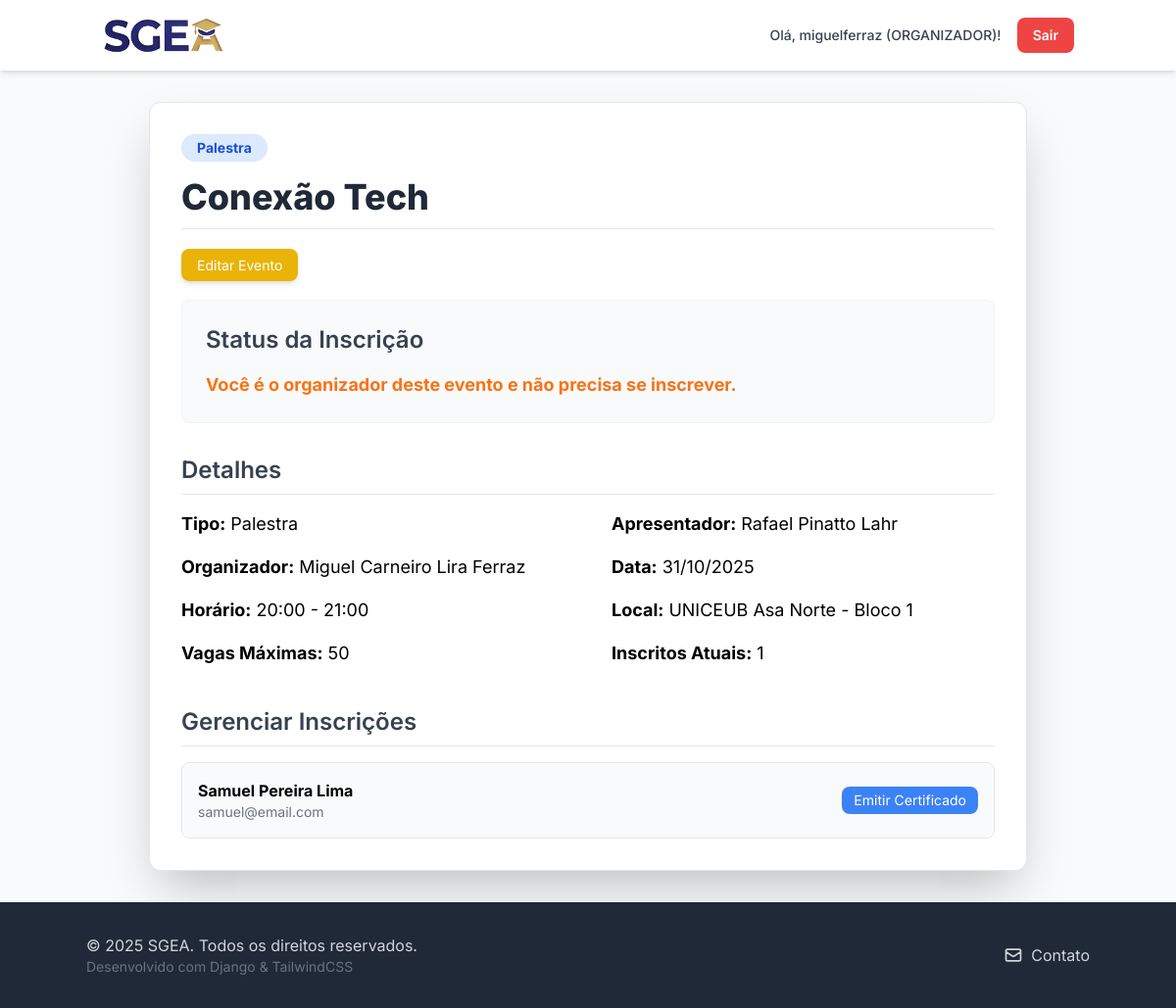
The page /eventos/1/ (signed in) on the database its author committed.
### users/models.py (models this page shows, shortened)
class Usuario(AbstractUser):
    telefone = models.CharField(max_length=15, verbose_name='Telefone', blank=True, null=True)
    instituicao_ensino = models.CharField(
        max_length=100,
        verbose_name='Instituição de Ensino',
        blank=True,
        null=True
    )
    PERFIL_CHOICES = (
        ('ALUNO', 'Aluno'),
        ('PROFESSOR', 'Professor'),
        ('ORGANIZADOR', 'Organizador'),
    )
    perfil = models.CharField(
        max_length=15,
        choices=PERFIL_CHOICES,
        default='ALUNO',
        verbose_name='Perfil'
    )
    data_registro = models.DateTimeField(auto_now_add=True)
    class Meta:
        verbose_name = 'Usuário'
        verbose_name_plural = 'Usuários'

### events/models.py (models this page shows, shortened)
class Evento(models.Model):
    TIPO_CHOICES = (
        ('SEMINARIO', 'Seminário'),
        ('PALESTRA', 'Palestra'),
        ('MINICURSO', 'Minicurso'),
        ('SEMANA', 'Semana Acadêmica'),
    )
    nome_evento = models.CharField(max_length=255)
    apresentador = models.CharField(max_length=255)
    tipo_evento = models.CharField(max_length=50, choices=TIPO_CHOICES)
    data = models.DateField()
    horario_inicio = models.TimeField()
    horario_fim = models.TimeField()
    local = models.CharField(max_length=255)
    qtd_participantes = models.IntegerField(default=0)
    organizador_responsavel = models.ForeignKey(
        Usuario,
        on_delete=models.CASCADE,
        limit_choices_to={'perfil': 'ORGANIZADOR'}
    )

class Inscricao(models.Model):
    usuario = models.ForeignKey(Usuario, on_delete=models.CASCADE)
    evento = models.ForeignKey(Evento, on_delete=models.CASCADE)
    data_inscricao = models.DateTimeField(auto_now_add=True)
    certificado_emitido = models.BooleanField(default=False)
    class Meta:
        unique_together = ('usuario', 'evento')

### events/views.py (the view)
# urls.py: path('<int:pk>/', views.EventDetailView.as_view(), name='event_detail'),
class EventDetailView(LoginRequiredMixin, DetailView):
    model = Evento
    template_name = 'events/event_detail.html'
    context_object_name = 'object'
    def get_context_data(self, **kwargs):
        context = super().get_context_data(**kwargs)
        evento = self.get_object()
        user = self.request.user
        inscritos_atuais = Inscricao.objects.filter(evento=evento).count()
        vagas_disponiveis = evento.qtd_participantes - inscritos_atuais
        context['inscritos_atuais'] = inscritos_atuais
        context['vagas_disponiveis'] = max(0, vagas_disponiveis)
        context['is_inscrito'] = False
        context['is_certificado_emitido'] = False
        if user.is_authenticated:
            inscricao = Inscricao.objects.filter(usuario=user, evento=evento).first()
            context['inscricao'] = inscricao
            if inscricao:
                context['is_inscrito'] = True
                context['is_certificado_emitido'] = inscricao.certificado_emitido
        return context

### events/templates/events/event_detail.html (shortened to what this page needs)
{% load static %}
<!DOCTYPE html>
<html lang="pt-br">
<head>
    <script src="https://cdn.tailwindcss.com"></script>
    <link rel="stylesheet" href="{% static 'css/base.css' %}">
</head>
<body>
    {% include 'inicio/partials/header.html' %}
    <main class="container mx-auto p-4 sm:p-6 md:p-8">
        <div class="max-w-4xl mx-auto bg-white p-8 rounded-xl shadow-2xl border border-gray-200">
            <span class="inline-block px-4 py-1 text-sm font-bold rounded-full bg-blue-100 text-blue-700 mb-4">{{ object.get_tipo_evento_display }}</span>
            <h2 class="text-4xl font-extrabold text-gray-800 mb-6 border-b pb-3">{{ object.nome_evento }}</h2>
            {% if user.is_authenticated and user == object.organizador_responsavel %}
                <div class="mb-6"><a href="{% url 'events:event_update' pk=object.pk %}" class="bg-yellow-500 hover:bg-yellow-600 text-white px-4 py-2 rounded-lg text-sm shadow-md transition duration-200">Editar Evento</a></div>
            {% endif %}
            <div class="bg-gray-50 p-6 rounded-lg mb-8 border border-gray-100">
                <h3 class="text-2xl font-semibold text-gray-700 mb-4">Status da Inscrição</h3>
                {% if user.is_authenticated %}
                    {% if is_inscrito %}
                        <p class="text-green-600 font-bold text-lg flex items-center"><svg xmlns="http://www.w3.org/2000/svg" class="h-6 w-6 mr-2" fill="none" viewBox="0 0 24 24" stroke="currentColor" stroke-width="2"><path stroke-linecap="round" stroke-linejoin="round" d="M9 12l2 2 4-4m6 2a9 9 0 11-18 0 9 9 0 0118 0z" /></svg>Você já está inscrito neste evento!</p>
                        {% if is_certificado_emitido %}
                            <p class="mt-2">
                                <a href="{% url 'events:generate_certificate' inscricao_id=inscricao.id %}" target="_blank" class="text-indigo-600 font-medium hover:text-indigo-500">✅ Baixar Certificado</a>
                            </p>
                        {% endif %}
                    {% elif vagas_disponiveis == 0 %}
                        <p class="text-red-600 font-bold text-lg">Evento Lotado!</p>
                    {% elif user == object.organizador_responsavel %}
                        <p class="text-orange-500 font-bold text-lg">Você é o organizador deste evento e não precisa se inscrever.</p>
                    {% elif user.get_full_name == object.apresentador %}
                        <p class="text-blue-500 font-bold text-lg">Você é o apresentador deste evento.</p>
                    {% endif %}
                {% else %}
                     <p class="text-gray-600 text-lg">Faça <a href="{% url 'login' %}" class="text-indigo-600 font-medium hover:text-indigo-500">Login</a> para se inscrever neste evento.</p>
                {% endif %}
            </div>
            <h3 class="text-2xl font-semibold text-gray-700 mb-4 border-b pb-2">Detalhes</h3>
            <div class="grid grid-cols-1 md:grid-cols-2 gap-x-12 gap-y-4 text-lg">
                <p><strong>Tipo:</strong> {{ object.get_tipo_evento_display }}</p>
                <p><strong>Apresentador:</strong> {{ object.apresentador }}</p>
                <p><strong>Organizador:</strong> {{ object.organizador_responsavel.get_full_name|default:object.organizador_responsavel.username }}</p>
                <p><strong>Data:</strong> {{ object.data|date:"d/m/Y" }}</p>
                <p><strong>Horário:</strong> {{ object.horario_inicio|time:"H:i" }} - {{ object.horario_fim|time:"H:i" }}</p>
                <p><strong>Local:</strong> {{ object.local }}</p>
                <p><strong>Vagas Máximas:</strong> {{ object.qtd_participantes }}</p>
                <p><strong>Inscritos Atuais:</strong> {{ inscritos_atuais }}</p>
            </div>
            {% if user.is_authenticated and user == object.organizador_responsavel %}
                <div class="mt-10">
                    <h3 class="text-2xl font-semibold text-gray-700 mb-4 border-b pb-2">Gerenciar Inscrições</h3>
                    {% if object.inscricao_set.all %}
                        <ul class="space-y-3">
                            {% for inscricao in object.inscricao_set.all %}
                                <li class="p-4 bg-gray-50 rounded-lg flex justify-between items-center border">
                                    <div>
                                        <p class="font-bold">{{ inscricao.usuario.get_full_name|default:inscricao.usuario.username }}</p>
                                        <p class="text-sm text-gray-500">{{ inscricao.usuario.email }}</p>
                                    </div>
                                    <div>
                                        {% if inscricao.certificado_emitido %}
                                            <span class="text-green-600 font-bold">✓ Certificado Emitido</span>
                                        {% else %}
                                            <form method="post" action="{% url 'events:emitir_certificado' inscricao_id=inscricao.id %}">
                                                <button type="submit" class="bg-blue-500 hover:bg-blue-600 text-white px-3 py-1 rounded-lg text-sm">Emitir Certificado</button>
                                            </form>
                                        {% endif %}
                                    </div>
                                </li>
                            {% endfor %}
                        </ul>
                    {% else %}
                        <p class="text-gray-500">Ainda não há inscritos neste evento.</p>
                    {% endif %}
                </div>
            {% endif %}
        </div>
    </main>
    {% include 'inicio/partials/footer.html' %}
</body>
</html>

### inicio/templates/inicio/partials/header.html (shortened to what this page needs)
{% load static %}
<nav class="bg-white shadow-md sticky top-0 z-10">
    <div class="container mx-auto flex justify-between items-center p-4 flex-wrap">
        <a href="{% url 'inicio:home' %}">
            <img src="{% static 'images/logocortada.png' %}" alt="SGEA Logo" class="h-10 w-auto">
        </a>
        <div id="menu" class="hidden md:flex md:items-center md:space-x-4 w-full md:w-auto mt-4 md:mt-0">
            {% if user.is_authenticated %}
                <span class="block md:inline-block text-gray-700 text-sm font-medium py-2">Olá, {{ user.username }} ({{ user.perfil }})!</span>
                <form class="inline-block w-full md:w-auto mt-2 md:mt-0" method="post" action="{% url 'logout' %}">
                    <button type="submit" class="w-full text-center bg-red-500 hover:bg-red-600 text-white px-4 py-2 rounded-lg text-sm font-semibold transition duration-200">Sair</button>
                </form>
            {% endif %}
        </div>
    </div>
</nav>

### sgea_core/static/css/base.css (style rules this page uses)
:root { --sgea-blue: #1E2A78; --sgea-gold: #E4B74C; --sgea-light-gray: #f8fafc; }
html { height: 100%; }
body { display: flex; flex-direction: column; min-height: 100%; font-family: 'Inter', sans-serif; margin: 0; padding: 0; box-sizing: border-box; -webkit-font-smoothing: antialiased; background-color: var(--sgea-light-gray); }
main { flex-grow: 1; }
h1, h2, h3, .text-primary { color: var(--sgea-blue); }
a { color: var(--sgea-blue); transition: color 0.2s; }

### rows shown on the page
Usuario: username "miguelferraz", perfil "ORGANIZADOR"
Evento: tipo_evento "Palestra", nome_evento "Conexão Tech", apresentador "Rafael Pinatto Lahr", organizador_responsavel.get_full_name "Miguel Carneiro Lira Ferraz", data "31/10/2025", horario_inicio "20:00", horario_fim "21:00", local "UNICEUB Asa Norte - Bloco 1", qtd_participantes "50"
Inscricao: usuario.get_full_name "Samuel Pereira Lima", usuario.email "samuel@email.com", certificado_emitido "Emitir Certificado"

### other values the page prints
{{ inscritos_atuais }} "1"
